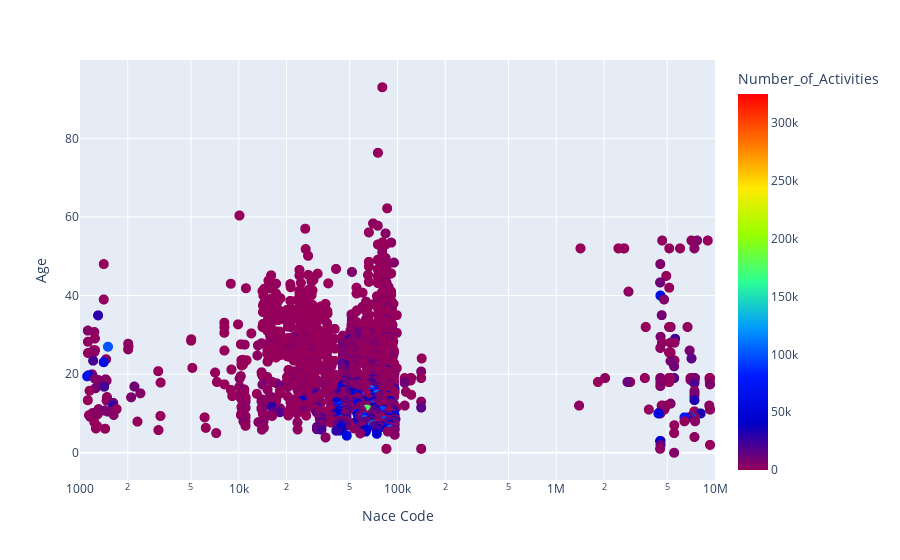

This figure's notebook cell:
### Code cell
#st.markdown('### Sector average age')
fig = px.scatter(sector_average_age_df, x="NaceCode", y="Age", log_x=True, range_x=[1000, 10000000], 
    color = "Number_of_Activities", color_continuous_scale='rainbow' )
fig.update_xaxes(title_text='Nace Code', constrain="domain",)
fig.update_yaxes(title_text='Age')
fig.update_traces(marker=dict(size=10), selector=dict(mode='markers'))
#fig = px.bar(JuridicalForm_df, y='JuridicalForm', x='quantity_of_companies', orientation='h')

fig.show()

### Figure 1 — Plotly figure (JSON) as saved in the notebook; plotly's stock layout.template omitted (floating-point values rounded to 4 significant figures; data arrays with more than 128 entries replaced by an {"elided": "..."} marker saying what was removed)
{"data": [{"hovertemplate": "NaceCode=%{x}<br>Age=%{y}<br>Number_of_Activities=%{marker.color}<extra></extra>", "legendgroup": "", "marker": {"color": {"elided": "5313 int values"}, "coloraxis": "coloraxis", "size": 10, "symbol": "circle"}, "mode": "markers", "name": "", "showlegend": false, "type": "scattergl", "x": {"elided": "5313 int values"}, "xaxis": "x", "y": {"elided": "5313 float values"}, "yaxis": "y"}], "layout": {"coloraxis": {"colorbar": {"title": {"text": "Number_of_Activities"}}, "colorscale": [[0, "rgb(150,0,90)"], [0.125, "rgb(0,0,200)"], [0.25, "rgb(0,25,255)"], [0.375, "rgb(0,152,255)"], [0.5, "rgb(44,255,150)"], [0.625, "rgb(151,255,0)"], [0.75, "rgb(255,234,0)"], [0.875, "rgb(255,111,0)"], [1, "rgb(255,0,0)"]]}, "legend": {"tracegroupgap": 0}, "margin": {"t": 60}, "xaxis": {"anchor": "y", "constrain": "domain", "domain": [0, 1], "range": [3.0, 7], "title": {"text": "Nace Code"}, "type": "log"}, "yaxis": {"anchor": "x", "domain": [0, 1], "title": {"text": "Age"}}}}
